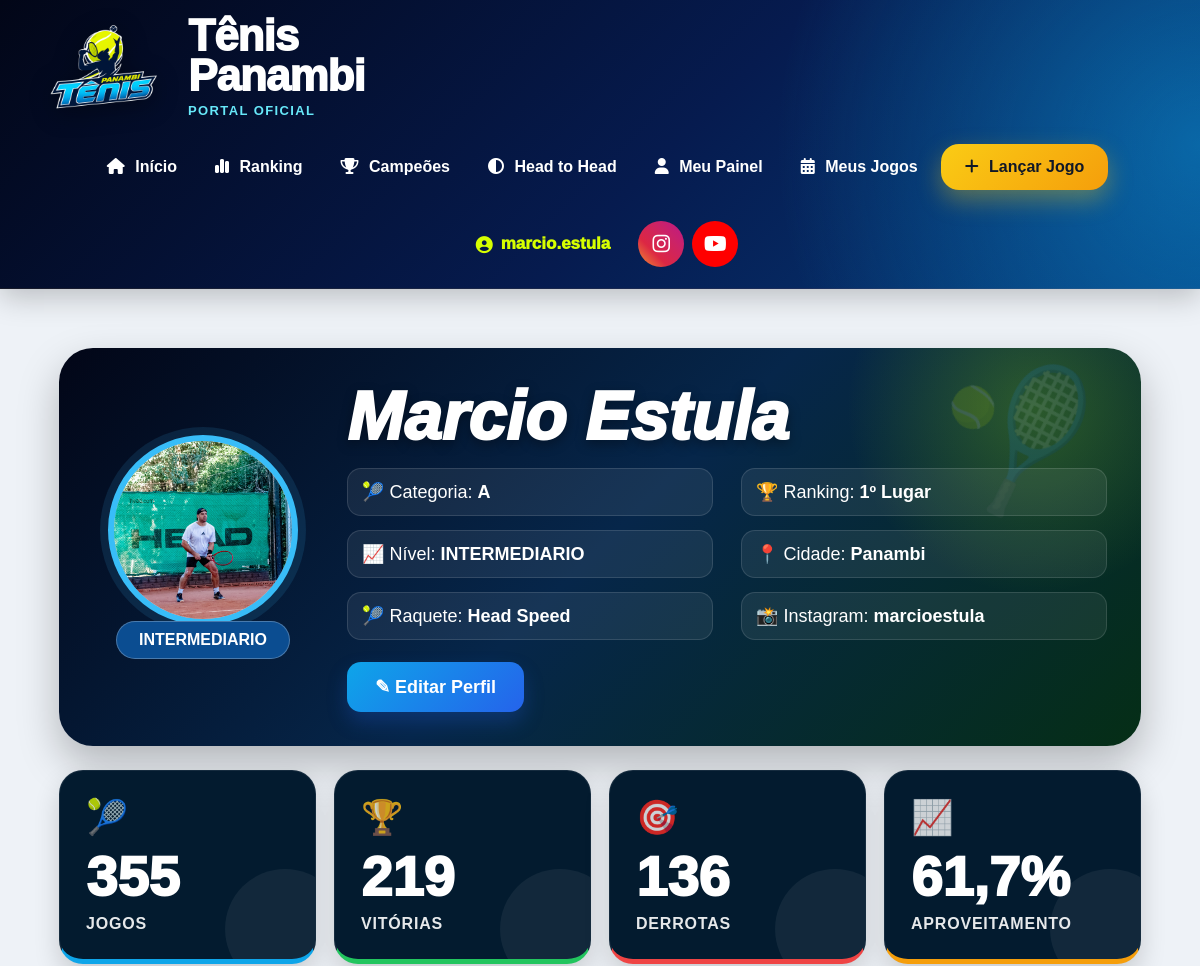
The page /meu-painel/ (signed in, upper part) on the database as committed earlier.
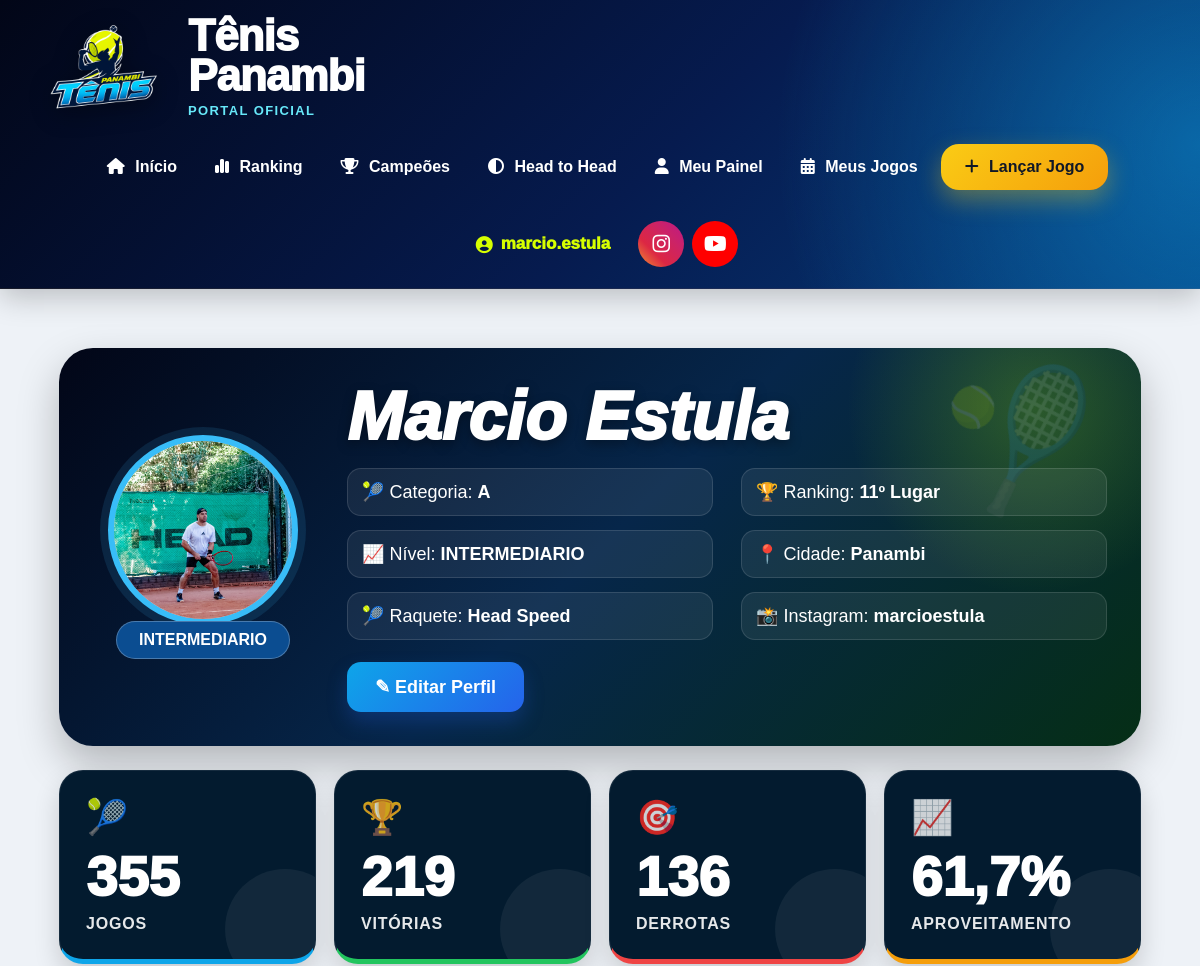
The same page on the database as committed later.
### core/models.py (models this page shows, shortened)
class Jogador(models.Model):
    CATEGORIAS = [
        ('A', 'Categoria A'),
        ('B', 'Categoria B'),
        ('C', 'Categoria C'),
    ]
    NIVEIS = [
        ('INICIANTE', 'Iniciante'),
        ('INTERMEDIARIO', 'Intermediário'),
        ('AVANCADO', 'Avançado'),
    ]
    MAOS = [
        ('DIREITA', 'Direita'),
        ('ESQUERDA', 'Esquerda'),
    ]
    BACKHANDS = [
        ('UMA_MAO', '1 mão'),
        ('DUAS_MAOS', '2 mãos'),
    ]
    ESTILOS_JOGO = [
        ('OFENSIVO', 'Ofensivo'),
        ('DEFENSIVO', 'Defensivo'),
        ('ALL_COURT', 'All Court'),
        ('SAQUE_VOLEIO', 'Saque e Voleio'),
    ]
    CLUBES = [
        ('TENIS_PANAMBI', 'Tênis Panambi'),
        ('AABB', 'AABB'),
        ('AFUBRA', 'Afubra'),
        ('OUTRO', 'Outro'),
    ]
    usuario = models.OneToOneField(
        User,
        on_delete=models.SET_NULL,
        null=True,
        blank=True
    )
    nome = models.CharField(max_length=150)
    email = models.EmailField(
        blank=True,
        null=True
    )
    telefone = models.CharField(
        max_length=30,
        blank=True,
        null=True
    )
    cidade = models.CharField(
        max_length=100,
        blank=True,
        null=True
    )
    categoria = models.CharField(
        max_length=1,
        choices=CATEGORIAS,
        blank=True,
        null=True
    )
    nivel = models.CharField(
        max_length=20,
        choices=NIVEIS,
        default='INICIANTE'
    )
    mao_dominante = models.CharField(
        max_length=20,
        choices=MAOS,
        default='DIREITA'
    )
    raquete = models.CharField(
        max_length=100,
        blank=True,
        null=True
    )
    instagram = models.CharField(
        max_length=100,
        blank=True,
        null=True
    )
    foto = models.ImageField(
        upload_to='jogadores/',
        blank=True,
        null=True
    )
    ano_inicio = models.PositiveIntegerField(
        blank=True,
        null=True,
        verbose_name='Ano que começou a jogar'
    )
    clube = models.CharField(
        max_length=30,
        choices=CLUBES,
        blank=True,
        null=True
    )
    backhand = models.CharField(
        max_length=20,
        choices=BACKHANDS,
        blank=True,
        null=True
    )
    estilo_jogo = models.CharField(
        max_length=30,
        choices=ESTILOS_JOGO,
        blank=True,
        null=True
    )
    jogador_favorito = models.CharField(
        max_length=100,
        blank=True,
        null=True
    )
    frase_pessoal = models.CharField(
        max_length=200,
        blank=True,
        null=True
    )
    jogos_historicos = models.IntegerField(default=0)
    vitorias_historicas = models.IntegerField(default=0)
    derrotas_historicas = models.IntegerField(default=0)
    titulos_cd = models.IntegerField(default=0)
    vice_cd = models.IntegerField(default=0)
    semifinal_cd = models.IntegerField(default=0)
    ativo = models.BooleanField(default=False)
    criado_em = models.DateTimeField(auto_now_add=True)
    class Meta:
        ordering = ['categoria', 'nome']

class RankingJogador(models.Model):
    torneio = models.ForeignKey(
        Torneio,
        on_delete=models.CASCADE
    )
    categoria = models.ForeignKey(
        CategoriaTorneio,
        on_delete=models.CASCADE
    )
    jogador = models.ForeignKey(
        Jogador,
        on_delete=models.CASCADE
    )
    posicao = models.IntegerField(default=0)
    posicao_anterior = models.IntegerField(default=0)
    pontos = models.IntegerField(default=0)
    pontos = models.IntegerField(default=0)
    vitorias = models.IntegerField(default=0)
    derrotas = models.IntegerField(default=0)
    games_feitos = models.IntegerField(default=0)
    games_sofridos = models.IntegerField(default=0)
    aproveitamento = models.FloatField(default=0)
    posicao = models.IntegerField(default=0)
    status_ranking = models.CharField(
        max_length=30,
        blank=True,
        null=True
    )

### core/views.py (the view)
@login_required
def meu_painel(request):
    jogador = Jogador.objects.filter(
        usuario=request.user
    ).first()
    if not jogador:
        return redirect('/meu-perfil/')
    participacoes_confirmadas = ParticipanteJogo.objects.filter(
        jogador=jogador,
        jogo__status='CONFIRMADO'
    ).select_related(
        'jogo'
    ).prefetch_related(
        'jogo__participantes',
        'jogo__participantes__jogador'
    )
    jogos_sistema = participacoes_confirmadas.count()
    vitorias_sistema = participacoes_confirmadas.filter(vencedor=True).count()
    derrotas_sistema = participacoes_confirmadas.filter(vencedor=False).count()
    total_jogos = jogador.jogos_historicos + jogos_sistema
    total_vitorias = jogador.vitorias_historicas + vitorias_sistema
    total_derrotas = jogador.derrotas_historicas + derrotas_sistema
    aproveitamento = 0
    if total_jogos > 0:
        aproveitamento = round(
            (total_vitorias / total_jogos) * 100,
            1
        )
    torneio_ativo = Torneio.objects.filter(
        ativo=True
    ).order_by(
        '-ano',
        '-edicao',
        '-id'
    ).first()
    ranking = None
    if torneio_ativo:
        ranking = RankingJogador.objects.filter(
            jogador=jogador,
            torneio=torneio_ativo
        ).order_by(
            'posicao'
        ).first()
    if not ranking:
        ranking = RankingJogador.objects.filter(
            jogador=jogador
        ).order_by(
            'posicao'
        ).first()
    jogos = ParticipanteJogo.objects.filter(
        jogador=jogador
    ).select_related(
        'jogo'
    ).prefetch_related(
        'jogo__participantes',
        'jogo__participantes__jogador'
    ).order_by(
        '-jogo__data_jogo',
        '-jogo__id'
    )[:10]
    parceiros = {}
    adversarios = {}
    def criar_registro():
        return {
            'jogos': 0,
            'vitorias': 0,
            'derrotas': 0,
        }
    for p in participacoes_confirmadas:
        participantes = p.jogo.participantes.all()
        for outro in participantes:
            if outro.jogador == jogador:
                continue
            nome = outro.jogador.nome
            if outro.lado == p.lado:
                if nome not in parceiros:
                    parceiros[nome] = criar_registro()
                parceiros[nome]['jogos'] += 1
                if p.vencedor:
                    parceiros[nome]['vitorias'] += 1
                else:
                    parceiros[nome]['derrotas'] += 1
            else:
                if nome not in adversarios:
                    adversarios[nome] = criar_registro()
                adversarios[nome]['jogos'] += 1
                if p.vencedor:
                    adversarios[nome]['vitorias'] += 1
                else:
                    adversarios[nome]['derrotas'] += 1
    parceiros_ordenados = sorted(
        parceiros.items(),
        key=lambda x: x[1]['jogos'],
        reverse=True
    )[:5]
    maior_fregues_detalhe = None
    maior_rival_detalhe = None
    melhor_parceiro_detalhe = None
    pior_parceiro_detalhe = None
    adversarios_com_saldo_positivo = {
        nome: dados
        for nome, dados in adversarios.items()
        if dados['vitorias'] > dados['derrotas']
    }
    if adversarios_com_saldo_positivo:
        nome_fregues, dados_fregues = max(
            adversarios_com_saldo_positivo.items(),
            key=lambda x: (
                x[1]['vitorias'],
                x[1]['vitorias'] - x[1]['derrotas'],
                x[1]['jogos']
            )
        )
        maior_fregues_detalhe = {
            'nome': nome_fregues,
            'jogos': dados_fregues['jogos'],
            'vitorias': dados_fregues['vitorias'],
            'derrotas': dados_fregues['derrotas'],
        }
    if adversarios:
        nome_rival, dados_rival = max(
            adversarios.items(),
            key=lambda x: (
                x[1]['derrotas'],
                x[1]['derrotas'] - x[1]['vitorias'],
                x[1]['jogos']
            )
        )
        maior_rival_detalhe = {
            'nome': nome_rival,
            'jogos': dados_rival['jogos'],
            'vitorias': dados_rival['vitorias'],
            'derrotas': dados_rival['derrotas'],
        }
    if parceiros:
        parceiros_com_vitoria = {
            nome: dados
            for nome, dados in parceiros.items()
            if dados['vitorias'] > 0
        }
        if parceiros_com_vitoria:
            nome_melhor, dados_melhor = max(
                parceiros_com_vitoria.items(),
                key=lambda x: (
                    x[1]['vitorias'],
                    x[1]['vitorias'] - x[1]['derrotas'],
                    x[1]['jogos']
                )
            )
            melhor_parceiro_detalhe = {
                'nome': nome_melhor,
                'jogos': dados_melhor['jogos'],
                'vitorias': dados_melhor['vitorias'],
                'derrotas': dados_melhor['derrotas'],
            }
        nome_pior, dados_pior = max(
            parceiros.items(),
            key=lambda x: (
                x[1]['derrotas'],
                x[1]['derrotas'] - x[1]['vitorias'],
                x[1]['jogos']
            )
        )
        pior_parceiro_detalhe = {
            'nome': nome_pior,
            'jogos': dados_pior['jogos'],
            'vitorias': dados_pior['vitorias'],
            'derrotas': dados_pior['derrotas'],
        }
    return render(
        request,
        'jogador/painel_v2.html',
        {
            'jogador': jogador,
            'ranking': ranking,
            'jogos': jogos,
            'total_jogos': total_jogos,
            'total_vitorias': total_vitorias,
            'total_derrotas': total_derrotas,
            'aproveitamento': aproveitamento,
            'parceiros_ordenados': parceiros_ordenados,
            'maior_fregues_detalhe': maior_fregues_detalhe,
            'maior_rival_detalhe': maior_rival_detalhe,
            'melhor_parceiro_detalhe': melhor_parceiro_detalhe,
            'pior_parceiro_detalhe': pior_parceiro_detalhe,
            'maior_fregues': maior_fregues_detalhe['nome'] if maior_fregues_detalhe else None,
            'maior_rival': maior_rival_detalhe['nome'] if maior_rival_detalhe else None,
        }
    )

### core/templates/jogador/painel_v2.html (shortened to what this page needs)
{% extends 'base/base.html' %}
{% block content %}
<div class="painel-sport">
    <div class="hero-player">
        <div class="player-photo-wrap">
            {% if jogador.foto %}
                <img src="{{ jogador.foto.url }}" class="player-photo">
            {% else %}
                <div class="player-photo"></div>
            {% endif %}
            <div class="player-level">
                {{ jogador.nivel|default:"INICIANTE" }}
            </div>
        </div>
        <div>
            <h1 class="player-name">
                {{ jogador.nome }}
            </h1>
            <div class="player-info-grid">
                <div class="player-info-item">
                    🎾 Categoria:
                    <strong>{{ jogador.categoria|default:"Sem categoria" }}</strong>
                </div>
                <div class="player-info-item">
                    🏆 Ranking:
                    <strong>
                        {% if ranking %}
                            {{ ranking.posicao }}º Lugar
                        {% else %}
                            Sem ranking
                        {% endif %}
                    </strong>
                </div>
                <div class="player-info-item">
                    📈 Nível:
                    <strong>{{ jogador.nivel|default:"-" }}</strong>
                </div>
                <div class="player-info-item">
                    📍 Cidade:
                    <strong>{{ jogador.cidade|default:"-" }}</strong>
                </div>
                <div class="player-info-item">
                    🎾 Raquete:
                    <strong>{{ jogador.raquete|default:"-" }}</strong>
                </div>
                <div class="player-info-item">
                    📸 Instagram:
                    <strong>{{ jogador.instagram|default:"-" }}</strong>
                </div>
            </div>
            <a href="/meu-perfil/" class="btn-editar-sport">
                ✎ Editar Perfil
            </a>
        </div>
    </div>
    <div class="stats-sport">
        <div class="stat-sport-card stat-blue">
            <div class="stat-icon">🎾</div>
            <div class="stat-number">{{ total_jogos }}</div>
            <div class="stat-label">Jogos</div>
        </div>
        <div class="stat-sport-card stat-green">
            <div class="stat-icon">🏆</div>
            <div class="stat-number">{{ total_vitorias }}</div>
            <div class="stat-label">Vitórias</div>
        </div>
        <div class="stat-sport-card stat-red">
            <div class="stat-icon">🎯</div>
            <div class="stat-number">{{ total_derrotas }}</div>
            <div class="stat-label">Derrotas</div>
        </div>
        <div class="stat-sport-card stat-yellow">
            <div class="stat-icon">📈</div>
            <div class="stat-number">{{ aproveitamento }}%</div>
            <div class="stat-label">Aproveitamento</div>
        </div>
    </div>
</div>
{% endblock %}

### core/templates/base/base.html (shortened to what this page needs)
{% load static %}
<!DOCTYPE html>
<html lang="pt-br">
<head>
    <link rel="stylesheet"
          href="https://cdnjs.cloudflare.com/ajax/libs/font-awesome/6.5.1/css/all.min.css">
</head>
<body>
<header class="topo">
    <div class="logo-area">
        <img src="{% static 'img/logo.png' %}" alt="Tênis Panambi">
        <div>
            <div class="titulo-site">
                Tênis<br>Panambi
            </div>
            <div class="subtitulo-site">
                Portal Oficial
            </div>
        </div>
    </div>
    <nav class="menu">
        <a href="/">
            <i class="fa-solid fa-house"></i> Início
        </a>
        <a href="/ranking/">
            <i class="fa-solid fa-chart-simple"></i> Ranking
        </a>
        <a href="/mural-campeoes/">
            <i class="fa-solid fa-trophy"></i> Campeões
        </a>
        <a href="/head-to-head/">
            <i class="fa-solid fa-circle-half-stroke"></i> Head to Head
        </a>
        {% if user.is_authenticated %}
            <a href="/meu-painel/">
                <i class="fa-solid fa-user"></i> Meu Painel
            </a>
            <a href="/meus-jogos/">
                <i class="fa-solid fa-calendar-days"></i> Meus Jogos
            </a>
            <a href="/lancar-jogo/" class="btn-lancar">
                <i class="fa-solid fa-plus"></i> Lançar Jogo
            </a>
        {% endif %}
    </nav>
    <div class="acoes-topo">
        {% if user.is_authenticated %}
            <div class="usuario-dropdown">
                <a href="#" class="usuario">
                    <i class="fa-solid fa-circle-user"></i> {{ user.username }}
                </a>
            </div>
        {% endif %}
        <div class="social-topo">
            <a
                href="https://instagram.com/tenispanambi"
                target="_blank"
                class="social-link instagram"
            >
                <i class="fab fa-instagram"></i>
            </a>
            <a
                href="https://youtube.com/@tenispanambi"
                target="_blank"
                class="social-link youtube"
            >
                <i class="fab fa-youtube"></i>
            </a>
        </div>
    </div>
</header>
<div class="conteudo">
    {% block content %}
    {% endblock %}
</div>
</body>
</html>

Rows that differ between the two databases and show on the page:
removed RankingJogador: posicao "1"
added RankingJogador: posicao "11"
